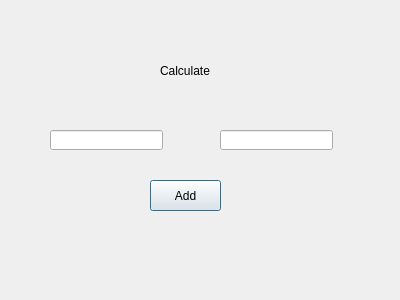
<?xml version="1.0" encoding="UTF-8"?>
<ui version="4.0">
 <class>Dialog</class>
 <widget class="QDialog" name="Dialog">
  <property name="geometry">
   <rect>
    <x>0</x>
    <y>0</y>
    <width>400</width>
    <height>300</height>
   </rect>
  </property>
  <property name="windowTitle">
   <string>Dialog</string>
  </property>
  <widget class="QLabel" name="label">
   <property name="geometry">
    <rect>
     <x>160</x>
     <y>60</y>
     <width>51</width>
     <height>21</height>
    </rect>
   </property>
   <property name="text">
    <string>Calculate</string>
   </property>
  </widget>
  <widget class="QPushButton" name="AddButton">
   <property name="geometry">
    <rect>
     <x>150</x>
     <y>180</y>
     <width>71</width>
     <height>31</height>
    </rect>
   </property>
   <property name="text">
    <string>Add</string>
   </property>
  </widget>
  <widget class="QLineEdit" name="number_1">
   <property name="geometry">
    <rect>
     <x>50</x>
     <y>130</y>
     <width>113</width>
     <height>20</height>
    </rect>
   </property>
  </widget>
  <widget class="QLineEdit" name="number_2">
   <property name="geometry">
    <rect>
     <x>220</x>
     <y>130</y>
     <width>113</width>
     <height>20</height>
    </rect>
   </property>
  </widget>
 </widget>
 <resources/>
 <connections/>
</ui>
